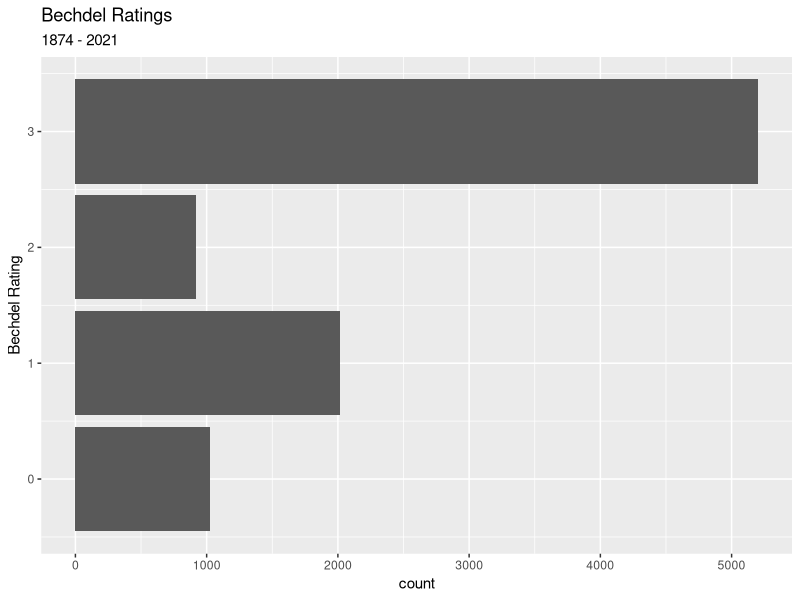
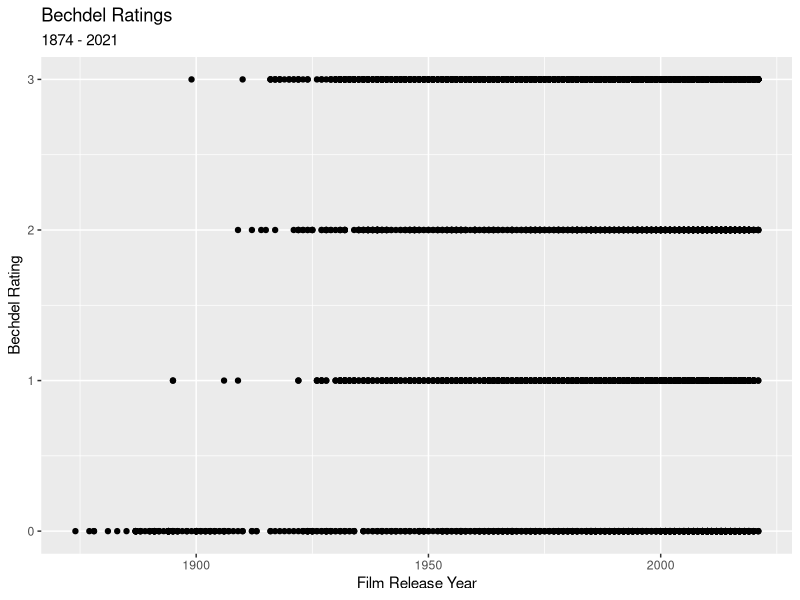
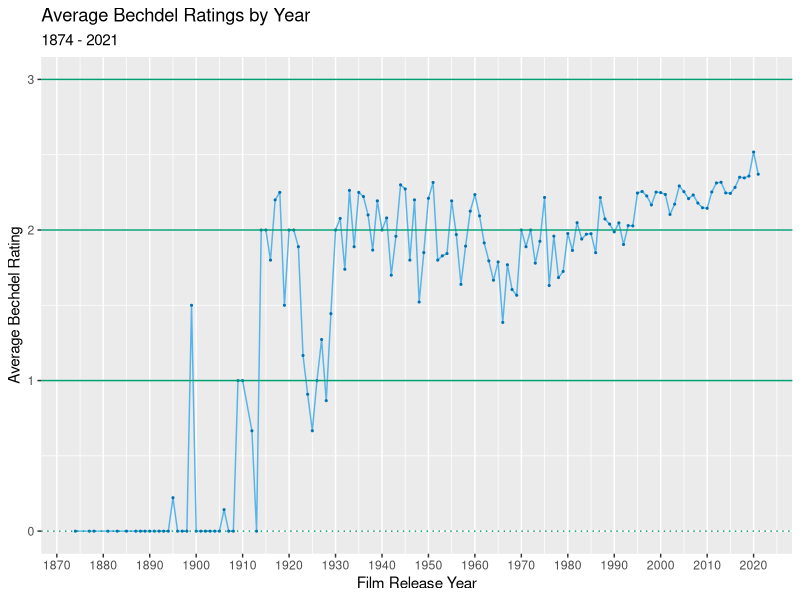
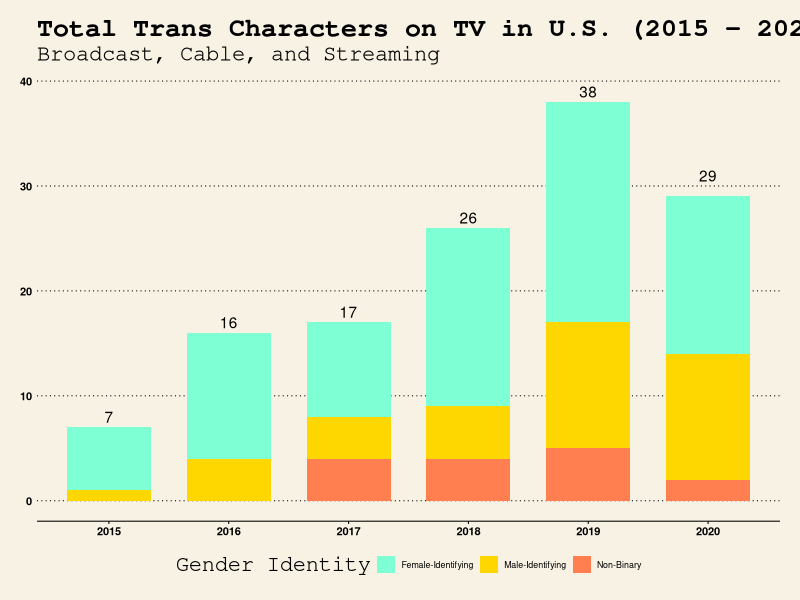

These figures' R source, in order:
require(tidyverse)
require(ggplot2)

####read bechdel data

bechdel_data <- read_csv("data/bechdel.csv")

bechdel_data %>%
  summary()


####plain bar

plot1 <- ggplot(data = bechdel_data, mapping = aes(y = bechdel)) +
  geom_bar() +
  theme(panel.background = element_rect(), plot.background = element_blank()) +
  scale_y_continuous(name ="Bechdel Rating") +
  ggtitle("Bechdel Ratings", subtitle = "1874 - 2021")

plot1

####scatter plot - hot mess

plot2 <- ggplot(data = bechdel_data, mapping = aes(x = year, y = bechdel)) +
  geom_point() +
  theme(panel.background = element_rect(), plot.background = element_blank()) +
  scale_y_continuous(name ="Bechdel Rating") +
  scale_x_continuous(name ="Film Release Year") +
  ggtitle("Bechdel Ratings", subtitle = "1874 - 2021")

plot2

####average by year

##calculate yearly average

bechdel_data %>%
  group_by(year)  %>%
  mutate(avg = mean(bechdel)) %>%
  select(-title, -bechdel) %>%
  unique() %>%
  ggplot(mapping = aes(x = year, y = avg)) +
  geom_line(color = "#56B4E9") +
  geom_point(size = .4, color = "#0072B2") +
  geom_hline(yintercept = 0, show.legend = T, color = "#009E73", linetype = "dotted") +
  geom_hline(yintercept = 1, show.legend = T, color = "#009E73") +
  geom_hline(yintercept = 2, show.legend = T, color = "#009E73") +
  geom_hline(yintercept = 3, show.legend = T, color = "#009E73") +
  theme(panel.background = element_rect(), plot.background = element_blank()) +
  scale_y_continuous(name ="Average Bechdel Rating") +
  scale_x_continuous(name ="Film Release Year", n.breaks = 14) +
  ggtitle("Average Bechdel Ratings by Year", subtitle = "1874 - 2021") -> plot3

plot3  
  
###plot 4 - bar graph, glaad "Where We Are on TV" annual report - trans representation data

require(readxl)
require(ggthemes)


glaad <- read_excel("raw-data/glaad_trans_data.xlsx", na = "na", col_names = T)

##problem - can't do a stacked bar graph with fill by transgender identity, bc it's three variables, not one grouping variable
##o fix, generate simulation based on counts of each var

#View relevant vars
glaad %>%
  select(total.trans, total.trans.f, total.trans.m, total.trans.nb, year)

#generate representative data for year and gender identity, to match aggregated counts in original
year <- c(rep(2015, 7), rep(2016, 16), rep(2017, 17), rep(2018, 26), rep(2019, 38), rep(2020, 29))
identity <- c(rep("f", 6), rep("m", 1), rep("f", 12), rep("m", 4), rep("f", 9), rep("m", 4), rep("nb", 4), rep("f", 17), rep("m", 5), rep("nb", 4), rep("f", 21), rep("m", 12), rep("nb", 5), rep("f", 15), rep("m",12), rep("nb", 2))

#create a tibble and use this to create stacked bar graph
glaadsim <- as_tibble(cbind(year, identity))
summary(glaadsim)

glaadsim %>%
  mutate(year = as.factor(year), identity = as.factor(identity)) %>%
  group_by(year) %>%
  ggplot(data = glaadsim , mapping = aes(x = year, fill = identity)) +
  geom_bar(width = 0.7) +
  theme_wsj(base_size = 8) +
  theme(legend.key.size = unit(0.5, "cm"), legend.position = "bottom", legend.box = "vertical") +
  scale_x_discrete(name ="Year") +
  scale_fill_manual(name = "Gender Identity", labels = c("Female-Identifying", "Male-Identifying", "Non-Binary"), values = c("aquamarine", "gold", "coral")) +
  annotate("text", x = "2015", y = 8, label = "7" ) +
  annotate("text", x = "2016", y = 17, label = "16") +
  annotate("text", x = "2017", y = 18, label = "17") +
  annotate("text", x = "2018", y = 27, label = "26") +
  annotate("text", x = "2019", y = 39, label = "38") +
  annotate("text", x = "2020", y = 31, label = "29") +
  ggtitle("Total Trans Characters on TV in U.S. (2015 - 2020)", subtitle = "Broadcast, Cable, and Streaming")
